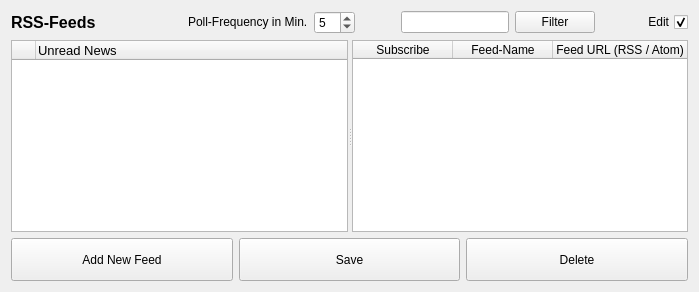
             <widget class="QWidget" name="tab_rss">
              <property name="sizePolicy">
               <sizepolicy hsizetype="Preferred" vsizetype="Preferred">
                <horstretch>0</horstretch>
                <verstretch>0</verstretch>
               </sizepolicy>
              </property>
              <attribute name="icon">
               <iconset resource="../Icons/icons.qrc">
                <normaloff>:/down.png</normaloff>:/down.png</iconset>
              </attribute>
              <attribute name="title">
               <string>RSS</string>
              </attribute>
              <layout class="QHBoxLayout" name="horizontalLayout_33">
               <item>
                <layout class="QVBoxLayout" name="verticalLayout_28">
                 <item>
                  <layout class="QHBoxLayout" name="horizontalLayout_32">
                   <item>
                    <widget class="QLabel" name="label_10">
                     <property name="sizePolicy">
                      <sizepolicy hsizetype="Preferred" vsizetype="Fixed">
                       <horstretch>0</horstretch>
                       <verstretch>0</verstretch>
                      </sizepolicy>
                     </property>
                     <property name="font">
                      <font>
                       <pointsize>12</pointsize>
                       <weight>75</weight>
                       <bold>true</bold>
                      </font>
                     </property>
                     <property name="toolTip">
                      <string>Arado News-Ticker - The Pad for the Media People.</string>
                     </property>
                     <property name="text">
                      <string>RSS-Feeds</string>
                     </property>
                    </widget>
                   </item>
                   <item>
                    <widget class="QPushButton" name="reloadButton">
                     <property name="sizePolicy">
                      <sizepolicy hsizetype="Preferred" vsizetype="Fixed">
                       <horstretch>0</horstretch>
                       <verstretch>0</verstretch>
                      </sizepolicy>
                     </property>
                     <property name="toolTip">
                      <string>Update now manually.</string>
                     </property>
                     <property name="text">
                      <string/>
                     </property>
                     <property name="icon">
                      <iconset resource="../Icons/icons.qrc">
                       <normaloff>:/down.png</normaloff>:/down.png</iconset>
                     </property>
                     <property name="iconSize">
                      <size>
                       <width>32</width>
                       <height>32</height>
                      </size>
                     </property>
                     <property name="flat">
                      <bool>true</bool>
                     </property>
                    </widget>
                   </item>
                   <item>
                    <spacer name="horizontalSpacer_27">
                     <property name="orientation">
                      <enum>Qt::Horizontal</enum>
                     </property>
                     <property name="sizeHint" stdset="0">
                      <size>
                       <width>40</width>
                       <height>20</height>
                      </size>
                     </property>
                    </spacer>
                   </item>
                   <item>
                    <widget class="QLabel" name="label_25">
                     <property name="sizePolicy">
                      <sizepolicy hsizetype="Preferred" vsizetype="Fixed">
                       <horstretch>0</horstretch>
                       <verstretch>0</verstretch>
                      </sizepolicy>
                     </property>
                     <property name="text">
                      <string>Poll-Frequency in Min.</string>
                     </property>
                    </widget>
                   </item>
                   <item>
                    <widget class="QSpinBox" name="spinBox">
                     <property name="sizePolicy">
                      <sizepolicy hsizetype="Preferred" vsizetype="Fixed">
                       <horstretch>0</horstretch>
                       <verstretch>0</verstretch>
                      </sizepolicy>
                     </property>
                     <property name="value">
                      <number>5</number>
                     </property>
                    </widget>
                   </item>
                   <item>
                    <spacer name="horizontalSpacer_28">
                     <property name="orientation">
                      <enum>Qt::Horizontal</enum>
                     </property>
                     <property name="sizeHint" stdset="0">
                      <size>
                       <width>40</width>
                       <height>20</height>
                      </size>
                     </property>
                    </spacer>
                   </item>
                   <item>
                    <widget class="QLineEdit" name="lineEdit_2"/>
                   </item>
                   <item>
                    <widget class="QPushButton" name="pushButton_2">
                     <property name="text">
                      <string>Filter</string>
                     </property>
                    </widget>
                   </item>
                   <item>
                    <spacer name="horizontalSpacer_29">
                     <property name="orientation">
                      <enum>Qt::Horizontal</enum>
                     </property>
                     <property name="sizeHint" stdset="0">
                      <size>
                       <width>40</width>
                       <height>20</height>
                      </size>
                     </property>
                    </spacer>
                   </item>
                   <item>
                    <widget class="QCheckBox" name="rsseditadvancedview">
                     <property name="sizePolicy">
                      <sizepolicy hsizetype="Preferred" vsizetype="Fixed">
                       <horstretch>0</horstretch>
                       <verstretch>0</verstretch>
                      </sizepolicy>
                     </property>
                     <property name="layoutDirection">
                      <enum>Qt::RightToLeft</enum>
                     </property>
                     <property name="text">
                      <string>Edit</string>
                     </property>
                     <property name="checked">
                      <bool>true</bool>
                     </property>
                    </widget>
                   </item>
                  </layout>
                 </item>
                 <item>
                  <widget class="QSplitter" name="splitter">
                   <property name="sizePolicy">
                    <sizepolicy hsizetype="Expanding" vsizetype="Expanding">
                     <horstretch>0</horstretch>
                     <verstretch>0</verstretch>
                    </sizepolicy>
                   </property>
                   <property name="orientation">
                    <enum>Qt::Horizontal</enum>
                   </property>
                   <widget class="QWidget" name="layoutWidget_2">
                    <layout class="QVBoxLayout" name="verticalLayout_26">
                     <item>
                      <layout class="QHBoxLayout" name="horizontalLayout_29">
                       <item>
                        <widget class="QTableWidget" name="rssitemTable">
                         <property name="maximumSize">
                          <size>
                           <width>16777215</width>
                           <height>16777215</height>
                          </size>
                         </property>
                         <property name="font">
                          <font>
                           <pointsize>10</pointsize>
                          </font>
                         </property>
                         <property name="alternatingRowColors">
                          <bool>true</bool>
                         </property>
                         <property name="showGrid">
                          <bool>false</bool>
                         </property>
                         <property name="gridStyle">
                          <enum>Qt::DashLine</enum>
                         </property>
                         <property name="wordWrap">
                          <bool>false</bool>
                         </property>
                         <attribute name="horizontalHeaderDefaultSectionSize">
                          <number>24</number>
                         </attribute>
                         <attribute name="horizontalHeaderMinimumSectionSize">
                          <number>24</number>
                         </attribute>
                         <attribute name="horizontalHeaderStretchLastSection">
                          <bool>true</bool>
                         </attribute>
                         <attribute name="verticalHeaderStretchLastSection">
                          <bool>false</bool>
                         </attribute>
                         <column>
                          <property name="text">
                           <string/>
                          </property>
                         </column>
                         <column>
                          <property name="text">
                           <string>Unread News</string>
                          </property>
                          <property name="textAlignment">
                           <set>AlignLeft|AlignVCenter</set>
                          </property>
                         </column>
                        </widget>
                       </item>
                      </layout>
                     </item>
                    </layout>
                   </widget>
                   <widget class="QWidget" name="layoutWidget_3">
                    <layout class="QVBoxLayout" name="verticalLayout_27">
                     <item>
                      <layout class="QHBoxLayout" name="horizontalLayout_30">
                       <item>
                        <widget class="QTableWidget" name="feedTable">
                         <property name="sizePolicy">
                          <sizepolicy hsizetype="Expanding" vsizetype="Expanding">
                           <horstretch>0</horstretch>
                           <verstretch>0</verstretch>
                          </sizepolicy>
                         </property>
                         <property name="minimumSize">
                          <size>
                           <width>0</width>
                           <height>0</height>
                          </size>
                         </property>
                         <property name="styleSheet">
                          <string notr="true"/>
                         </property>
                         <property name="alternatingRowColors">
                          <bool>true</bool>
                         </property>
                         <attribute name="horizontalHeaderCascadingSectionResizes">
                          <bool>true</bool>
                         </attribute>
                         <attribute name="horizontalHeaderShowSortIndicator" stdset="0">
                          <bool>true</bool>
                         </attribute>
                         <attribute name="horizontalHeaderStretchLastSection">
                          <bool>true</bool>
                         </attribute>
                         <attribute name="verticalHeaderVisible">
                          <bool>false</bool>
                         </attribute>
                         <column>
                          <property name="text">
                           <string>Subscribe</string>
                          </property>
                         </column>
                         <column>
                          <property name="text">
                           <string>Feed-Name</string>
                          </property>
                         </column>
                         <column>
                          <property name="text">
                           <string>Feed URL (RSS / Atom)</string>
                          </property>
                         </column>
                        </widget>
                       </item>
                      </layout>
                     </item>
                    </layout>
                   </widget>
                  </widget>
                 </item>
                 <item>
                  <layout class="QHBoxLayout" name="horizontalLayout_31">
                   <item>
                    <widget class="QPushButton" name="newButton">
                     <property name="minimumSize">
                      <size>
                       <width>0</width>
                       <height>43</height>
                      </size>
                     </property>
                     <property name="text">
                      <string>Add New Feed</string>
                     </property>
                     <property name="icon">
                      <iconset resource="../Icons/icons.qrc">
                       <normaloff>:/add.png</normaloff>:/add.png</iconset>
                     </property>
                     <property name="iconSize">
                      <size>
                       <width>32</width>
                       <height>32</height>
                      </size>
                     </property>
                    </widget>
                   </item>
                   <item>
                    <widget class="QPushButton" name="saveButton">
                     <property name="minimumSize">
                      <size>
                       <width>0</width>
                       <height>43</height>
                      </size>
                     </property>
                     <property name="text">
                      <string>Save</string>
                     </property>
                     <property name="icon">
                      <iconset resource="../Icons/icons.qrc">
                       <normaloff>:/ok.png</normaloff>:/ok.png</iconset>
                     </property>
                     <property name="iconSize">
                      <size>
                       <width>32</width>
                       <height>32</height>
                      </size>
                     </property>
                    </widget>
                   </item>
                   <item>
                    <widget class="QPushButton" name="deleteButton">
                     <property name="minimumSize">
                      <size>
                       <width>0</width>
                       <height>43</height>
                      </size>
                     </property>
                     <property name="text">
                      <string>Delete</string>
                     </property>
                     <property name="icon">
                      <iconset resource="../Icons/icons.qrc">
                       <normaloff>:/delete.png</normaloff>:/delete.png</iconset>
                     </property>
                     <property name="iconSize">
                      <size>
                       <width>32</width>
                       <height>32</height>
                      </size>
                     </property>
                    </widget>
                   </item>
                  </layout>
                 </item>
                </layout>
               </item>
              </layout>
             </widget>
